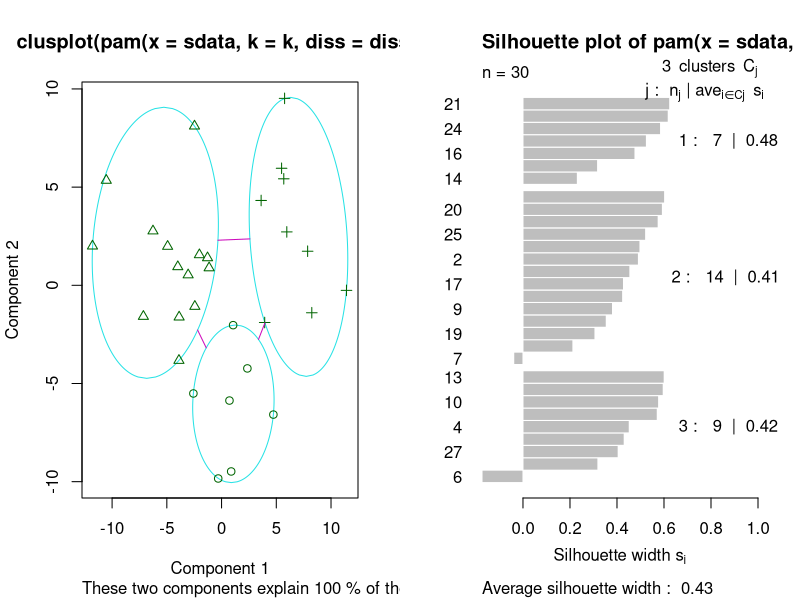

Generate this figure with R:
#
#  Compare with ../../functions/kmeans.R
#
library(fpc)
x11()

set.seed(280870)

df <- data.frame (
      x = runif(30, 0, 20),
      y = runif(30, 0, 20)
)


pr <- pamk(data = df)

cat(paste('Number of clusters:' , pr$nc))
# Number of clusters: 3

layout(matrix(c(1,2), 1, 2)) # 2 Graphs per page


plot(pr$pamobject)
z <- locator(1)
